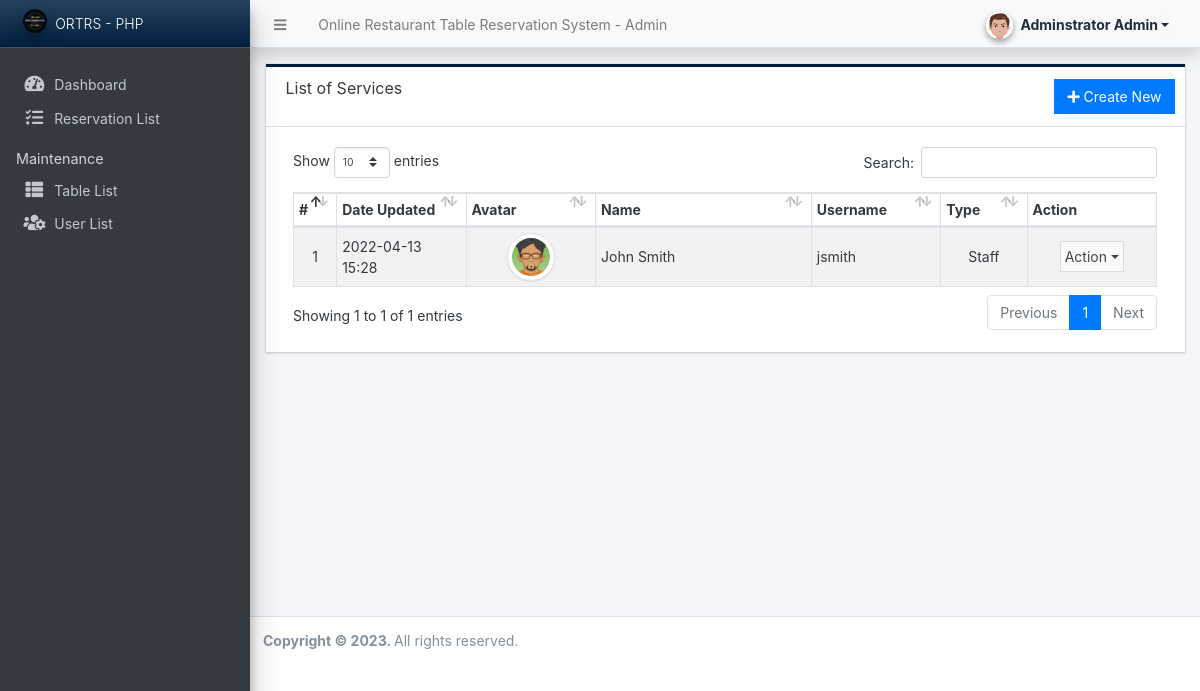
Page /admin/?page=user/list (signed in) on the committed database.
### tables this page shows
CREATE TABLE `users` (
  `id` int(50) NOT NULL,
  `firstname` varchar(250) NOT NULL,
  `lastname` varchar(250) NOT NULL,
  `username` text NOT NULL,
  `password` text NOT NULL,
  `avatar` text DEFAULT NULL,
  `last_login` datetime DEFAULT NULL,
  `type` tinyint(1) NOT NULL DEFAULT 0,
  `date_added` datetime NOT NULL DEFAULT current_timestamp(),
  `date_updated` datetime DEFAULT current_timestamp() ON UPDATE current_timestamp()
);

### classes/DBConnection.php (called while the page is built, shortened)
<?php
class DBConnection{
    private $host = DB_SERVER;
    private $username = DB_USERNAME;
    private $password = DB_PASSWORD;
    private $database = DB_NAME;
    public $conn;
    public function __construct(){
        if (!isset($this->conn)) {
            $this->conn = new mysqli($this->host, $this->username, $this->password, $this->database);
        }
    }
}
?>

### classes/SystemSettings.php (called while the page is built, shortened)
<?php
class SystemSettings extends DBConnection{
	function userdata($field = ''){
		if(!empty($field)){
			if(isset($_SESSION['userdata'][$field]))
				return $_SESSION['userdata'][$field];
			else
				return null;
		}else{
			return false;
		}
	}
}
$_settings = new SystemSettings();
?>

### config.php (called while the page is built, shortened)
<?php
require_once('classes/DBConnection.php');
require_once('classes/SystemSettings.php');
function validate_image($file){
	if(!empty($file)){
        $ex = explode("?",$file);
        $file = $ex[0];
        $ts = isset($ex[1]) ? "?".$ex[1] : '';
		if(is_file(base_app.$file)){
			return base_url.$file.$ts;
		}else{
			return base_url.'uploads/no-image-available.png';
		}
	}else{
		return base_url.'uploads/no-image-available.png';
	}
}
?>

### admin/user/list.php (the view, shortened to what this page needs)
<div class="card card-outline rounded-0 card-navy">
	<div class="card-header">
		<h3 class="card-title">List of Services</h3>
		<div class="card-tools">
			<a href="./?page=user/manage_user" id="create_new" class="btn btn-flat btn-primary"><span class="fas fa-plus"></span>  Create New</a>
		</div>
	</div>
	<div class="card-body">
        <div class="container-fluid">
			<table class="table table-hover table-striped table-bordered" id="list">
				<colgroup>
					<col width="5%">
					<col width="15%">
					<col width="15%">
					<col width="25%">
					<col width="15%">
					<col width="10%">
					<col width="15%">
				</colgroup>
				<thead>
					<tr>
						<th>#</th>
						<th>Date Updated</th>
						<th>Avatar</th>
						<th>Name</th>
						<th>Username</th>
						<th>Type</th>
						<th>Action</th>
					</tr>
				</thead>
				<tbody>
					<?php
					$i = 1;
						$qry = $conn->query("SELECT *, concat(firstname,' ', lastname) as `name` from `users` where id != '{$_settings->userdata('id')}' order by concat(firstname,' ', lastname) asc ");
						while($row = $qry->fetch_assoc()):
					?>
						<tr>
							<td class="text-center"><?php echo $i++; ?></td>
							<td><?php echo date("Y-m-d H:i",strtotime($row['date_updated'])) ?></td>
							<td class="text-center">
                                <img src="<?= validate_image($row['avatar']) ?>" alt="" class="img-thumbnail rounded-circle user-avatar">
                            </td>
							<td><?php echo $row['name'] ?></td>
							<td><?php echo $row['username'] ?></td>
							<td class="text-center">
                                <?php if($row['type'] == 1): ?>
                                    Admin
                                <?php else: ?>
                                    Staff
                                <?php endif; ?>
                            </td>
							<td align="center">
								 <button type="button" class="btn btn-flat p-1 btn-default btn-sm dropdown-toggle dropdown-icon" data-toggle="dropdown">
				                  		Action
				                  </button>
							</td>
						</tr>
					<?php endwhile; ?>
				</tbody>
			</table>
		</div>
	</div>
</div>

### admin/user/list.php (style rules this page uses)
.user-avatar { width:3rem; height:3rem; object-fit:scale-down; object-position:center center; }

### rows in the picture
users: date_updated "2022-04-13 15:28", avatar (picture), name "John Smith", username "jsmith", type "Staff"

### other values in the picture
$_settings->info('name') "Online Restaurant Table Reservation System"
$_settings->userdata('firstname').' '.$_settings->userdata('lastname') "Adminstrator Admin"
$_settings->info('short_name') "ORTRS - PHP"
